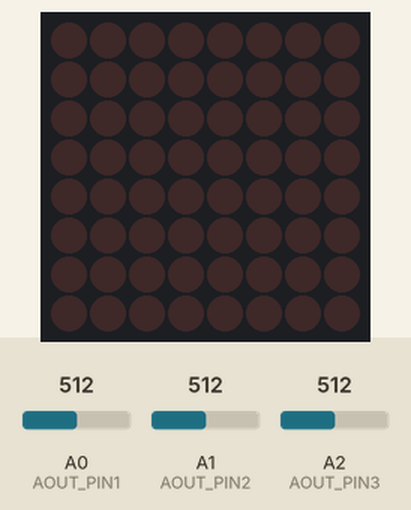
This sketch was run on a simulated Arduino Uno, built with avr-gcc and run on an emulated ATmega328P. Parts: 8×8 LED matrix. The inputs (shaded band) are chosen by the test bench; at power-on: A0 (AOUT_PIN1) = 512, A1 (AOUT_PIN2) = 512, A2 (AOUT_PIN3) = 512.

Above: at 3.8 s.
3.9 s: A0 (AOUT_PIN1) set to 900
At 6.8 s:
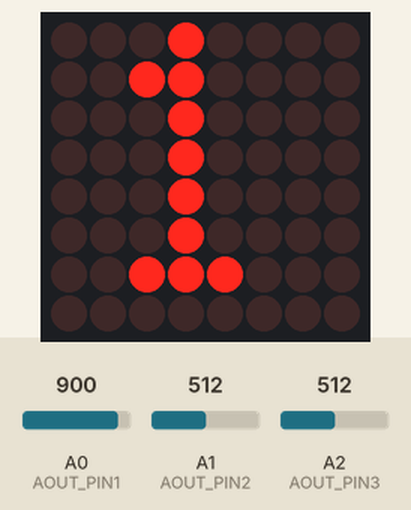
8.5 s: A1 (AOUT_PIN2) set to 900
At 10.3 s:
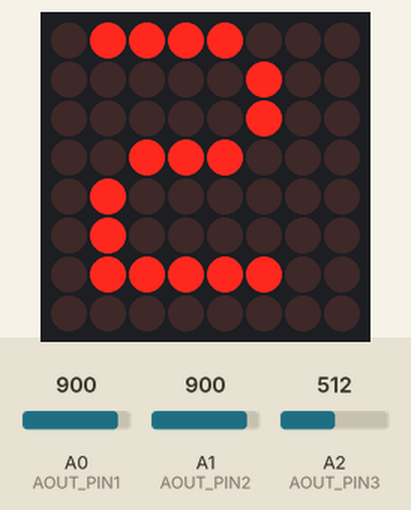
12.5 s: A2 (AOUT_PIN3) set to 900
At 17.8 s:
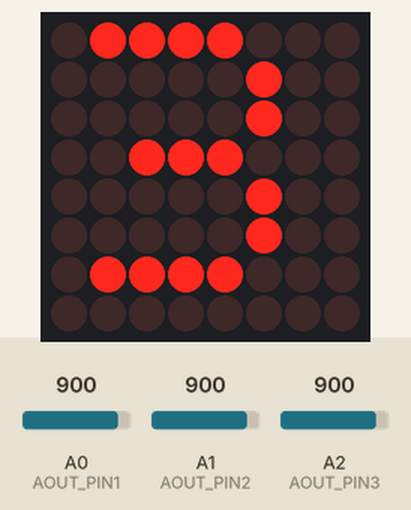
Timing chart, 0 to 19.3 s (numbered marks = the images above; inputs shaded):
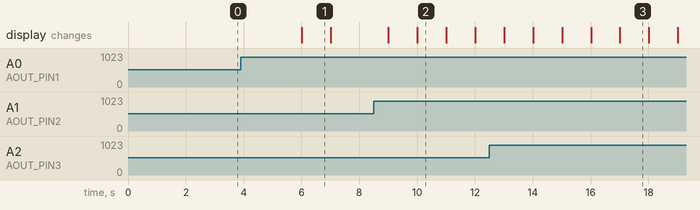

The sketch:

H2grOw.ino
```cpp
#include <MD_Parola.h>
#include <MD_MAX72xx.h>
#include <SPI.h>

// Uncomment according to your hardware type
#define HARDWARE_TYPE MD_MAX72XX::FC16_HW
//#define HARDWARE_TYPE MD_MAX72XX::GENERIC_HW

// Defining size, and output pins
#define MAX_DEVICES 1
#define CS_PIN 10

#define AOUT_PIN1 A0 // Arduino pin that connects to AOUT pin of moisture sensor
#define AOUT_PIN2 A1
#define AOUT_PIN3 A2

#define THRESHOLD 890 // CHANGE YOUR THRESHOLD HERE

MD_Parola Display = MD_Parola(HARDWARE_TYPE, CS_PIN, MAX_DEVICES);

void setup() {
  Serial.begin(9600);

  Display.begin();

  Display.setIntensity(0);
  Display.displayClear();
}

void loop() {
  Display.print("1");
  int value[3] = {analogRead(AOUT_PIN1), analogRead(AOUT_PIN2), analogRead(AOUT_PIN3)};
  String text[3];

  for (int i=0; i<sizeof(text)/sizeof(text[0]); i++){
    if (value[i] > THRESHOLD) {
      text[i] = i+1; //The soil of 1 is DRY
    }
  }

  Display.setTextAlignment(PA_CENTER);
  for (int i=0; i<sizeof(text)/sizeof(text[0]); i++){
    Display.print(text[i]);
    delay(1000);
  }

  for (int i=0; i<sizeof(text)/sizeof(text[0]); i++){
    text[i] = "";
  }
}
```

Measured:
- after the input at 3.9 s, the display: changes after 2.1 s (image 1)
- after the input at 8.5 s, the display: first differs from a run without the input after 1.5 s (image 2)
- what the display in image 1 shows lasts 1.0 s, from 6.0 s to 7.0 s
